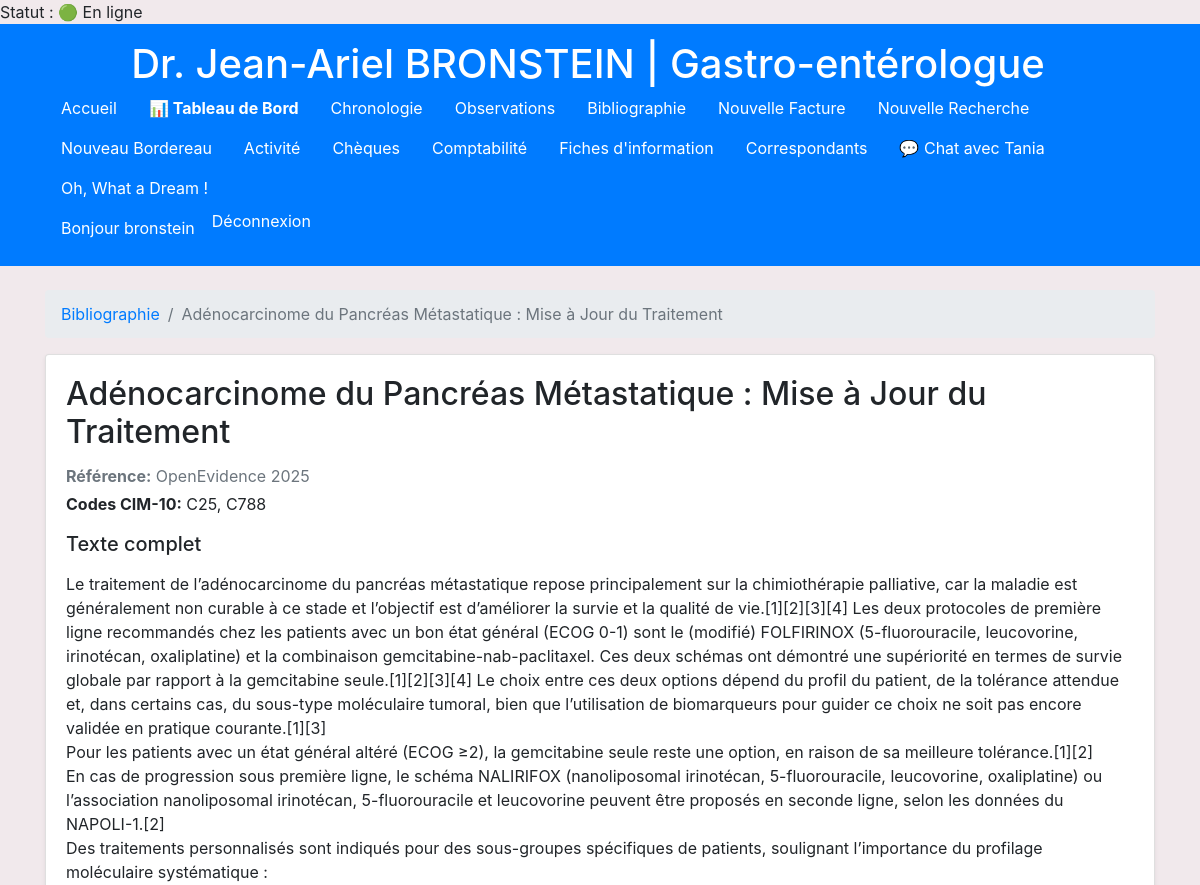
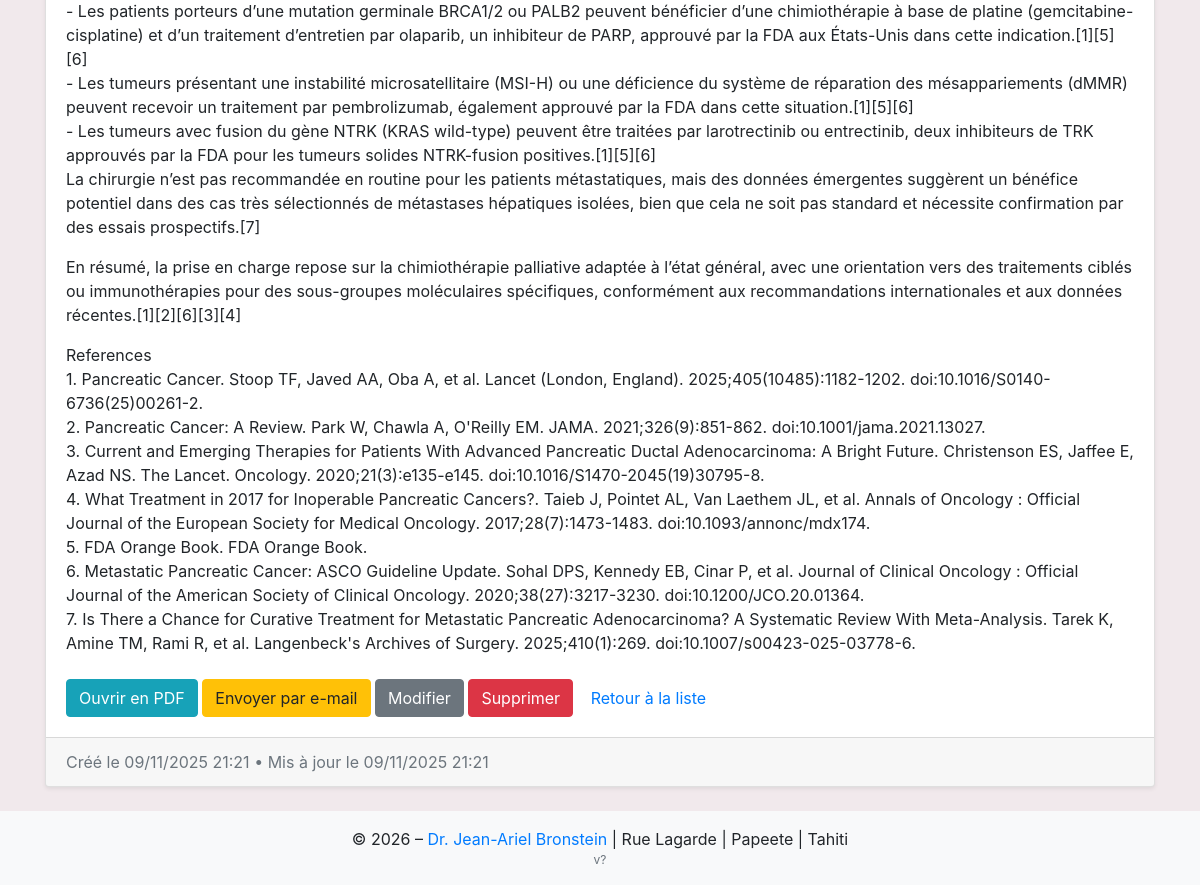
The app's page /facturation/bibliographie/1/ (signed in) with its own data (2 pictures, top to bottom).
### comptabilite/models.py (models this page shows, shortened)
class Bibliographie(models.Model):
    titre = models.CharField(max_length=200, unique=True, verbose_name="Titre")
    reference = models.CharField(max_length=255, blank=True, verbose_name="Référence")
    resume = models.TextField(blank=True, verbose_name="Résumé")
    texte = models.TextField(blank=True, verbose_name="Texte complet")
    lien = models.URLField(blank=True, verbose_name="Lien externe")
    codes_cim10 = models.CharField(
        max_length=255,
        blank=True,
        verbose_name="Codes CIM-10",
        help_text="Séparez les codes par une virgule ou un espace."
    )
    created_at = models.DateTimeField(auto_now_add=True)
    updated_at = models.DateTimeField(auto_now=True)
    class Meta:
        ordering = ["titre"]
        verbose_name = "Bibliographie"
        verbose_name_plural = "Bibliographies"
    def codes_list(self):
        raw = self.codes_cim10 or ""
        return [code.strip().upper() for code in re.split(r"[;,\s]+", raw) if code.strip()]

### comptabilite/views.py (the view)
# urls.py: path('bibliographie/<int:pk>/', views.BibliographieDetailView.as_view(), name='bibliographie_detail'),
class BibliographieDetailView(LoginRequiredMixin, DetailView):
    login_url = 'login'
    redirect_field_name = 'next'
    model = Bibliographie
    template_name = 'comptabilite/bibliographie_detail.html'
    context_object_name = 'bibliographie'

### comptabilite/models.py (called while the page is built)
    def is_online(self):
        return timezone.now() - self.last_seen < timezone.timedelta(minutes=5)

### comptabilite/templatetags/user_extras.py (called while the page is built)
@register.simple_tag
def get_user_profile(user):
    if user and user.is_authenticated:
        profile, _ = UserProfile.objects.get_or_create(user=user)
        return profile
    return None

### myproject/context_processors.py (called while the page is built)
def app_version(request):
    return {'APP_VERSION': _get_version()}

### comptabilite/templates/comptabilite/bibliographie_detail.html (shortened to what this page needs)
{% extends 'base.html' %}
{% block content %}
<nav aria-label="Fil d'Ariane" class="mb-3">
  <ol class="breadcrumb">
    <li class="breadcrumb-item"><a href="{% url 'bibliographie_list' %}">Bibliographie</a></li>
    <li class="breadcrumb-item active" aria-current="page">{{ bibliographie.titre }}</li>
  </ol>
</nav>
<div class="card shadow-sm">
  <div class="card-body">
    <h2 class="card-title">{{ bibliographie.titre }}</h2>
    {% if bibliographie.reference %}
      <p class="text-muted mb-1"><strong>Référence:</strong> {{ bibliographie.reference }}</p>
    {% endif %}
    {% with codes=bibliographie.codes_list %}
      {% if codes %}
        <p class="mb-3"><strong>Codes CIM-10:</strong> {{ codes|join:', ' }}</p>
      {% endif %}
    {% endwith %}
    {% if bibliographie.texte %}
      <h5>Texte complet</h5>
      <p>{{ bibliographie.texte|linebreaks }}</p>
    {% endif %}
    <div class="mt-4">
      <a class="btn btn-info" href="{% url 'bibliographie_pdf' bibliographie.pk %}" target="_blank" rel="noopener">Ouvrir en PDF</a>
      <form method="post" action="{% url 'bibliographie_send_email' bibliographie.pk %}" class="d-inline">
        <button type="submit" class="btn btn-warning">Envoyer par e-mail</button>
      </form>
      <a class="btn btn-secondary" href="{% url 'bibliographie_update' bibliographie.pk %}">Modifier</a>
      <a class="btn btn-danger" href="{% url 'bibliographie_delete' bibliographie.pk %}">Supprimer</a>
      <a class="btn btn-link" href="{% url 'bibliographie_list' %}">Retour à la liste</a>
    </div>
  </div>
  <div class="card-footer text-muted">
    Créé le {{ bibliographie.created_at|date:'d/m/Y H:i' }} • Mis à jour le {{ bibliographie.updated_at|date:'d/m/Y H:i' }}
  </div>
</div>
{% endblock %}

### templates/base.html (shortened to what this page needs)
{% load static %}
{% load user_extras %}
{% if request.user.is_authenticated %}
  {% get_user_profile request.user as profile %}
  {% if profile %}
    Statut : {% if profile.is_online %}🟢 En ligne{% else %}⚪ Hors ligne{% endif %}
  {% endif %}
{% endif %}
<!DOCTYPE html>
<html lang="fr">
<head>
  <link rel="stylesheet" href="https://stackpath.bootstrapcdn.com/bootstrap/4.5.2/css/bootstrap.min.css">
  <link rel="stylesheet" href="{% static 'css/style.css' %}">
  <link rel="stylesheet" href="https://cdnjs.cloudflare.com/ajax/libs/bootstrap-datepicker/1.9.0/css/bootstrap-datepicker.min.css">
</head>
<body data-user-id="{{ request.user.id|default:'' }}" data-msg-url="{% url 'get_messages' %}" data-chat-template="{% url 'chat_view' 0 %}">
  <header class="bg-primary text-white py-3">
    <div class="container text-center">
      <h1 class="mb-0 mr-4">Dr. Jean-Ariel BRONSTEIN | Gastro-entérologue</h1>
      <nav class="flex-grow-1">
        <ul class="nav">
          <li class="nav-item"><a class="nav-link text-white" href="{% url 'patients_list' %}">Accueil</a></li>
          <li class="nav-item"><a class="nav-link text-white" href="{% url 'dashboard' %}"><strong>📊 Tableau de Bord</strong></a></li>
          <li class="nav-item"><a class="nav-link text-white" href="{% url 'facturation_list' %}">Chronologie</a></li>
          <li class="nav-item"><a class="nav-link text-white" href="{% url 'observations_patient_list' %}">Observations</a></li>
          <li class="nav-item"><a class="nav-link text-white" href="{% url 'bibliographie_list' %}">Bibliographie</a></li>
          <li class="nav-item"><a class="nav-link text-white" href="{% url 'facturation_create' %}">Nouvelle Facture</a></li>
          <li class="nav-item"><a class="nav-link text-white" href="{% url 'facturation_search_list' %}">Nouvelle Recherche</a></li>
          <li class="nav-item"><a class="nav-link text-white" href="{% url 'create_bordereau' %}">Nouveau Bordereau</a></li>
          <li class="nav-item"><a class="nav-link text-white" href="{% url 'activity_list' %}">Activité</a></li>
          <li class="nav-item"><a class="nav-link text-white" href="{% url 'cheque_listing' %}">Chèques</a></li>
          <li class="nav-item"><a class="nav-link text-white" href="{% url 'comptabilite_summary' %}">Comptabilité</a></li>
          <li class="nav-item"><a class="nav-link text-white" href="{% url 'fiches_information' %}">Fiches d'information</a></li>
          <li class="nav-item"><a class="nav-link text-white" href="{% url 'correspondants_list' %}">Correspondants</a></li>
          {% if request.user.username == "bronstein" %}
  <li><a class="nav-link text-white chat-open" href="{% url 'chat_view' 3 %}">💬 Chat avec Tania</a></li>
{% elif request.user.username == "Tania" %}
  <li><a class="nav-link text-white chat-open" href="{% url 'chat_view' 1 %}">💬 Chat avec Taote</a></li>
{% endif %}
          <li class="nav-item">
            <a class="nav-link text-white" href="javascript:void(0)" onclick="ouvrirLienAuHasard()">Oh, What a Dream !</a>
          </li>
        </ul>
      </nav>
      <ul class="nav">
        {% if user.is_authenticated %}
          <li class="nav-item"><span class="nav-link disabled text-white">Bonjour {{ user.get_username }}</span></li>
          <li class="nav-item">
            <form method="post" action="{% url 'logout' %}">
              <button type="submit" class="btn btn-link nav-link text-white p-0">Déconnexion</button>
            </form>
          </li>
        {% else %}
          <li class="nav-item"><a class="nav-link text-white" href="{% url 'login' %}">Connexion</a></li>
        {% endif %}
      </ul>
    </div>
  </header>
  <main class="container my-4">
    {% block content %}{% endblock %}
  </main>
  <footer class="bg-light text-center py-3">
    <div class="container">
      <p class="mb-0">&copy; 2026 – <a href="{% url 'admin:index' %}">Dr. Jean-Ariel Bronstein</a> | Rue Lagarde | Papeete | Tahiti</p>
      <p class="mb-0 text-muted" style="font-size:0.75rem;">{{ APP_VERSION }}</p>
    </div>
  </footer>
</body>
</html>

### templates/base.html (style rules this page uses)
body { background-color: #f1e9ec; }

### records on screen
Bibliographie: titre "Adénocarcinome du Pancréas Métastatique : Mise à Jour du Traitement", reference "OpenEvidence 2025", texte "Le traitement de l’adénocarcinome du pancréas métastatique repose principalement sur la chimiothérapie palliative, car la maladie est généralement non curable à ce stade et l’objectif est d’améliorer la survie et la qualité de vie.[1][2][3][4] Les deux protocoles de première ligne recommandés chez les patients avec un bon état général (ECOG 0-1) sont le (modifié) FOLFIRINOX (5-fluorouracile, leucovorine, irinotécan, oxaliplatine) et la combinaison gemcitabine-nab-paclitaxel. Ces deux schémas ont démontré une supériorité en termes de survie globale par rapport à la gemcitabine seule.[1][2][3][4] Le choix entre ces deux options dépend du profil du patient, de la tolérance attendue et, dans…", created_at "09/11/2025 21:21", updated_at "09/11/2025 21:21"

### other values on screen
{{ user.get_username }} "bronstein"
{{ codes|join:', ' }} "C25, C788"
{{ APP_VERSION }} "v?"
